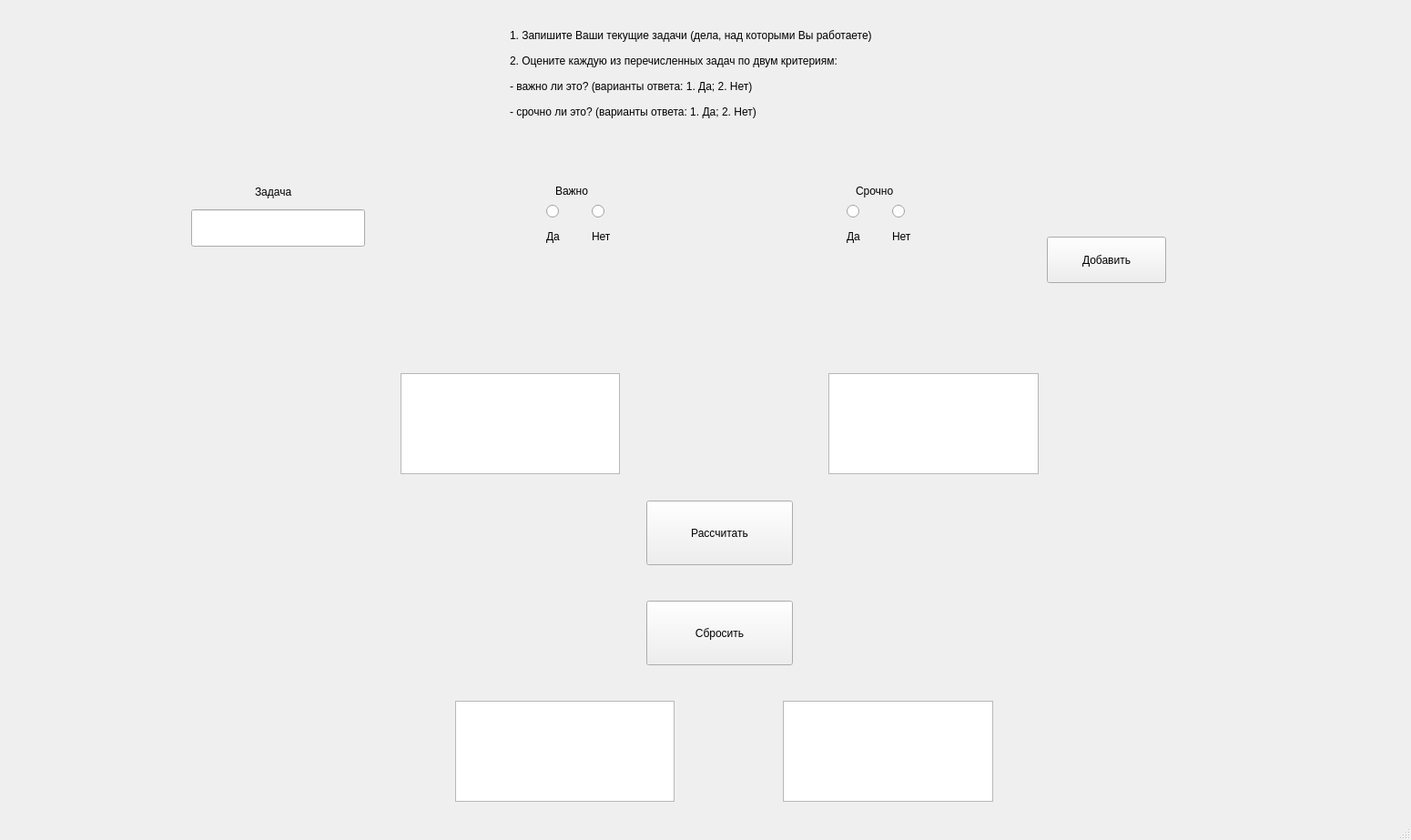
<?xml version="1.0" encoding="UTF-8"?>
<ui version="4.0">
 <class>Affairs</class>
 <widget class="QMainWindow" name="Affairs">
  <property name="geometry">
   <rect>
    <x>0</x>
    <y>0</y>
    <width>1550</width>
    <height>923</height>
   </rect>
  </property>
  <property name="windowTitle">
   <string>MainWindow</string>
  </property>
  <widget class="QWidget" name="centralwidget">
   <widget class="QPushButton" name="Run">
    <property name="geometry">
     <rect>
      <x>710</x>
      <y>550</y>
      <width>161</width>
      <height>71</height>
     </rect>
    </property>
    <property name="text">
     <string>Рассчитать</string>
    </property>
   </widget>
   <widget class="QLabel" name="label">
    <property name="geometry">
     <rect>
      <x>560</x>
      <y>10</y>
      <width>741</width>
      <height>141</height>
     </rect>
    </property>
    <property name="text">
     <string>1. Запишите Ваши текущие задачи (дела, над которыми Вы работаете)

2. Оцените каждую из перечисленных задач по двум критериям:

- важно ли это? (варианты ответа: 1. Да; 2. Нет)

- срочно ли это? (варианты ответа: 1. Да; 2. Нет)</string>
    </property>
   </widget>
   <widget class="QLineEdit" name="affair">
    <property name="geometry">
     <rect>
      <x>210</x>
      <y>230</y>
      <width>191</width>
      <height>41</height>
     </rect>
    </property>
    <property name="text">
     <string/>
    </property>
   </widget>
   <widget class="QPushButton" name="add">
    <property name="geometry">
     <rect>
      <x>1150</x>
      <y>260</y>
      <width>131</width>
      <height>51</height>
     </rect>
    </property>
    <property name="text">
     <string>Добавить</string>
    </property>
   </widget>
   <widget class="QWidget" name="impWidget" native="true">
    <property name="geometry">
     <rect>
      <x>590</x>
      <y>200</y>
      <width>101</width>
      <height>80</height>
     </rect>
    </property>
    <widget class="QRadioButton" name="fNo">
     <property name="geometry">
      <rect>
       <x>60</x>
       <y>20</y>
       <width>21</width>
       <height>25</height>
      </rect>
     </property>
     <property name="text">
      <string/>
     </property>
    </widget>
    <widget class="QLabel" name="label_6">
     <property name="geometry">
      <rect>
       <x>20</x>
       <y>0</y>
       <width>62</width>
       <height>20</height>
      </rect>
     </property>
     <property name="text">
      <string>Важно</string>
     </property>
    </widget>
    <widget class="QRadioButton" name="fYes">
     <property name="geometry">
      <rect>
       <x>10</x>
       <y>20</y>
       <width>21</width>
       <height>25</height>
      </rect>
     </property>
     <property name="text">
      <string/>
     </property>
    </widget>
    <widget class="QLabel" name="label_2">
     <property name="geometry">
      <rect>
       <x>10</x>
       <y>50</y>
       <width>21</width>
       <height>20</height>
      </rect>
     </property>
     <property name="text">
      <string>Да</string>
     </property>
    </widget>
    <widget class="QLabel" name="label_3">
     <property name="geometry">
      <rect>
       <x>60</x>
       <y>50</y>
       <width>31</width>
       <height>20</height>
      </rect>
     </property>
     <property name="text">
      <string>Нет</string>
     </property>
    </widget>
   </widget>
   <widget class="QWidget" name="urgWidget" native="true">
    <property name="geometry">
     <rect>
      <x>910</x>
      <y>200</y>
      <width>120</width>
      <height>80</height>
     </rect>
    </property>
    <widget class="QLabel" name="label_7">
     <property name="geometry">
      <rect>
       <x>30</x>
       <y>0</y>
       <width>62</width>
       <height>20</height>
      </rect>
     </property>
     <property name="text">
      <string>Срочно</string>
     </property>
    </widget>
    <widget class="QRadioButton" name="sYes">
     <property name="geometry">
      <rect>
       <x>20</x>
       <y>20</y>
       <width>21</width>
       <height>25</height>
      </rect>
     </property>
     <property name="text">
      <string/>
     </property>
    </widget>
    <widget class="QLabel" name="label_4">
     <property name="geometry">
      <rect>
       <x>20</x>
       <y>50</y>
       <width>21</width>
       <height>20</height>
      </rect>
     </property>
     <property name="text">
      <string>Да</string>
     </property>
    </widget>
    <widget class="QLabel" name="label_5">
     <property name="geometry">
      <rect>
       <x>70</x>
       <y>50</y>
       <width>31</width>
       <height>20</height>
      </rect>
     </property>
     <property name="text">
      <string>Нет</string>
     </property>
    </widget>
    <widget class="QRadioButton" name="sNo">
     <property name="geometry">
      <rect>
       <x>70</x>
       <y>20</y>
       <width>21</width>
       <height>25</height>
      </rect>
     </property>
     <property name="text">
      <string/>
     </property>
    </widget>
   </widget>
   <widget class="QListWidget" name="fListWidget">
    <property name="geometry">
     <rect>
      <x>440</x>
      <y>410</y>
      <width>241</width>
      <height>111</height>
     </rect>
    </property>
   </widget>
   <widget class="QListWidget" name="tListWidget">
    <property name="geometry">
     <rect>
      <x>500</x>
      <y>770</y>
      <width>241</width>
      <height>111</height>
     </rect>
    </property>
   </widget>
   <widget class="QListWidget" name="sListWidget">
    <property name="geometry">
     <rect>
      <x>910</x>
      <y>410</y>
      <width>231</width>
      <height>111</height>
     </rect>
    </property>
   </widget>
   <widget class="QListWidget" name="lListWidget">
    <property name="geometry">
     <rect>
      <x>860</x>
      <y>770</y>
      <width>231</width>
      <height>111</height>
     </rect>
    </property>
   </widget>
   <widget class="QPushButton" name="clear">
    <property name="geometry">
     <rect>
      <x>710</x>
      <y>660</y>
      <width>161</width>
      <height>71</height>
     </rect>
    </property>
    <property name="text">
     <string>Сбросить</string>
    </property>
   </widget>
   <widget class="QLabel" name="label_8">
    <property name="geometry">
     <rect>
      <x>280</x>
      <y>190</y>
      <width>111</width>
      <height>41</height>
     </rect>
    </property>
    <property name="text">
     <string>Задача</string>
    </property>
   </widget>
  </widget>
  <widget class="QStatusBar" name="statusbar"/>
 </widget>
 <resources/>
 <connections/>
</ui>
